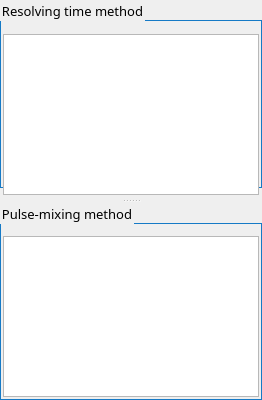
       <widget class="QSplitter" name="splitter">
        <property name="sizePolicy">
         <sizepolicy hsizetype="Expanding" vsizetype="Expanding">
          <horstretch>0</horstretch>
          <verstretch>0</verstretch>
         </sizepolicy>
        </property>
        <property name="styleSheet">
         <string notr="true">QSplitter {
	background: none;
}</string>
        </property>
        <property name="frameShape">
         <enum>QFrame::NoFrame</enum>
        </property>
        <property name="frameShadow">
         <enum>QFrame::Plain</enum>
        </property>
        <property name="lineWidth">
         <number>1</number>
        </property>
        <property name="midLineWidth">
         <number>1</number>
        </property>
        <property name="orientation">
         <enum>Qt::Vertical</enum>
        </property>
        <property name="handleWidth">
         <number>5</number>
        </property>
        <widget class="QWidget" name="layoutWidget">
         <layout class="QVBoxLayout" name="verticalLayout_3">
          <item>
           <widget class="QGroupBox" name="groupBox_2">
            <property name="font">
             <font>
              <family>Lucida Sans Unicode</family>
              <pointsize>10</pointsize>
             </font>
            </property>
            <property name="styleSheet">
             <string notr="true">QGroupBox {
	background-color: rgba(241, 241, 241,0);
    border:1px solid #167AC6;
    margin-top: 20px;
	margin-bottom: 10px;
}
</string>
            </property>
            <property name="title">
             <string>Resolving time method</string>
            </property>
            <layout class="QGridLayout" name="gridLayout_12">
             <property name="leftMargin">
              <number>0</number>
             </property>
             <property name="topMargin">
              <number>10</number>
             </property>
             <property name="rightMargin">
              <number>0</number>
             </property>
             <property name="bottomMargin">
              <number>0</number>
             </property>
             <item row="0" column="0">
              <widget class="QTableWidget" name="rt_tableWidget">
               <property name="font">
                <font>
                 <family>Lucida Sans Unicode</family>
                 <pointsize>9</pointsize>
                </font>
               </property>
               <property name="autoScroll">
                <bool>false</bool>
               </property>
               <attribute name="verticalHeaderDefaultSectionSize">
                <number>21</number>
               </attribute>
              </widget>
             </item>
            </layout>
           </widget>
          </item>
         </layout>
        </widget>
        <widget class="QWidget" name="layoutWidget">
         <layout class="QVBoxLayout" name="verticalLayout_4">
          <item>
           <widget class="QGroupBox" name="groupBox">
            <property name="font">
             <font>
              <family>Lucida Sans Unicode</family>
              <pointsize>10</pointsize>
             </font>
            </property>
            <property name="styleSheet">
             <string notr="true">QGroupBox {
    border:1px solid #167AC6;
	background-color: rgba(241, 241, 241,0);
    margin-top: 20px;
}
</string>
            </property>
            <property name="title">
             <string>Pulse-mixing method</string>
            </property>
            <layout class="QGridLayout" name="gridLayout_11">
             <property name="leftMargin">
              <number>0</number>
             </property>
             <property name="rightMargin">
              <number>0</number>
             </property>
             <property name="bottomMargin">
              <number>0</number>
             </property>
             <item row="0" column="0">
              <widget class="QTableWidget" name="pm_tableWidget">
               <property name="font">
                <font>
                 <family>Lucida Sans Unicode</family>
                 <pointsize>9</pointsize>
                </font>
               </property>
               <property name="autoScroll">
                <bool>false</bool>
               </property>
               <attribute name="verticalHeaderDefaultSectionSize">
                <number>21</number>
               </attribute>
              </widget>
             </item>
            </layout>
           </widget>
          </item>
         </layout>
        </widget>
       </widget>
